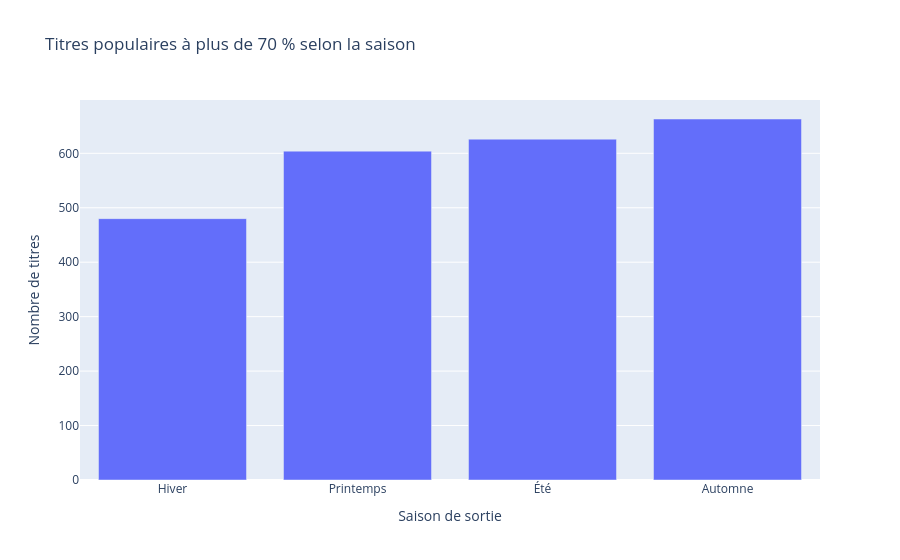

Here is the notebook cell this chart was saved with:
### Markdown cell above
### Graphique

### Code cell
saisons_top = (
    df_spotify[df_spotify['track_popularity'] >= 70]['saison']
    .value_counts()
    .reindex(['Hiver', 'Printemps', 'Été', 'Automne'])
    .dropna()
)

fig = px.bar(
    x=saisons_top.index,
    y=saisons_top.values,
    labels={
        'x': 'Saison de sortie',
        'y': 'Nombre de titres'
    },
    title='Titres populaires à plus de 70 % selon la saison')
fig.show()

### Figure 1 — Plotly figure (JSON) as saved in the notebook; plotly's stock layout.template omitted (floating-point values rounded to 4 significant figures)
{"data": [{"hovertemplate": "Saison de sortie=%{x}<br>Nombre de titres=%{y}<extra></extra>", "legendgroup": "", "marker": {"color": "#636efa", "pattern": {"shape": ""}}, "name": "", "orientation": "v", "showlegend": false, "textposition": "auto", "type": "bar", "x": ["Hiver", "Printemps", "Été", "Automne"], "xaxis": "x", "y": [480, 604, 626, 663], "yaxis": "y"}], "layout": {"barmode": "relative", "legend": {"tracegroupgap": 0}, "title": {"text": "Titres populaires à plus de 70 % selon la saison"}, "xaxis": {"anchor": "y", "domain": [0, 1], "title": {"text": "Saison de sortie"}}, "yaxis": {"anchor": "x", "domain": [0, 1], "title": {"text": "Nombre de titres"}}}}
